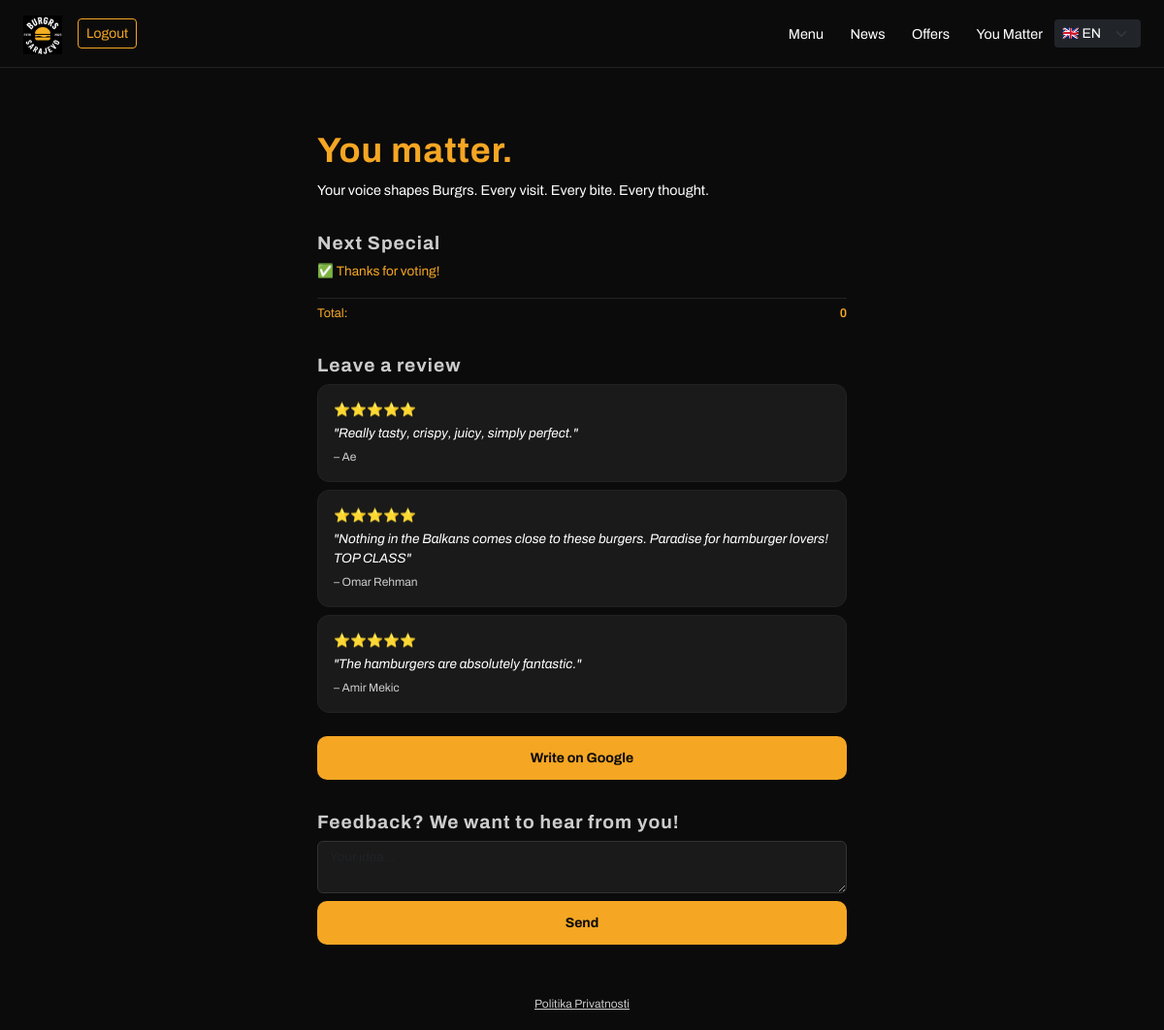
Page /youmatter/ (signed in) on the earlier database version.
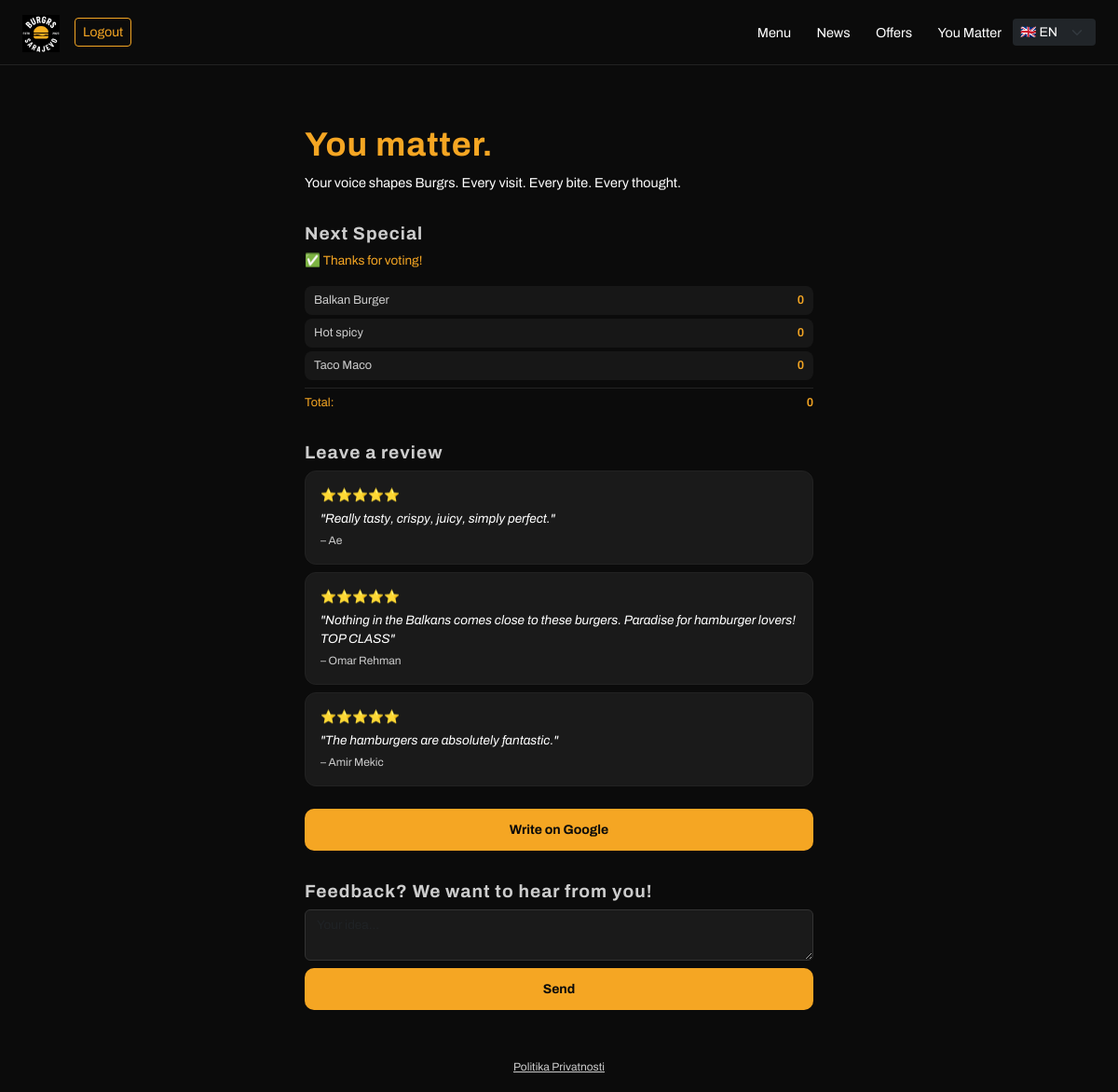
Same page on the later database version.
### meny/models.py (models this page shows, shortened)
class PollAlternativ(models.Model):
    namn = models.CharField(max_length=100)
    aktiv = models.BooleanField(default=True)
    ordning = models.PositiveIntegerField(default=0)
    class Meta:
        verbose_name = "Poll-alternativ"
        verbose_name_plural = "Poll-alternativ"
        ordering = ['ordning']

### meny/views.py (the view)
# urls.py: path('youmatter/', views.youmatter, name='youmatter'),
def youmatter(request):
    google_review_url = "https://tinyurl.com/burgrssarajevo"
    poll_alternativ = PollAlternativ.objects.filter(aktiv=True).order_by('ordning')
    rost_resultat = []
    for alt in poll_alternativ:
        antal = Rost.objects.filter(val=alt.namn).count()
        rost_resultat.append({'namn': alt.namn, 'antal': antal})
    total_rost = sum(r['antal'] for r in rost_resultat)
    har_rostat = False
    if request.user.is_authenticated:
        har_rostat = Rost.objects.filter(user=request.user).exists()
    return render(request, 'meny/youmatter.html', {
        'google_review_url': google_review_url,
        'poll_alternativ': poll_alternativ,
        'rost_resultat': rost_resultat,
        'total_rost': total_rost,
        'har_rostat': har_rostat,
    })

### meny/context_processors.py (called while the page is built)
def banners(request):
    return {'banners': Banner.objects.filter(aktiv=True)}

### meny/templates/meny/youmatter.html (shortened to what this page needs)
{% extends 'meny/base.html' %}
{% load i18n %}
{% block content %}
<div class="row mt-4" style="padding-top: 40px;">
    <div class="col-lg-6 mx-auto">
        <h1 style="color: var(--yellow); font-family: 'Archivo', sans-serif; font-weight: 700; letter-spacing: 1px; font-size: clamp(1.5rem, 3vw, 2.5rem);">{% trans "You matter." %}</h1>
        <p style="color: var(--white); font-size: 0.9rem; margin-bottom: 32px;">{% trans "Your voice shapes Burgrs. Every visit. Every bite. Every thought." %}</p>
        <h2 style="font-size: 1.2rem; color: var(--light-gray);">{% trans "Next Special" %}</h2>
        {% if not user.is_authenticated %}
            <p style="color: var(--light-gray); font-size: 0.8rem;">
                <a href="{% url 'account_login' %}" style="color: var(--yellow);">{% trans "Login" %}</a>
                {% trans "to vote!" %}
            </p>
        {% elif har_rostat %}
            <p style="color: var(--yellow); font-size: 0.85rem;">✅ {% trans "Thanks for voting!" %}</p>
            <div class="mt-2" style="font-size: 0.8rem;">
                {% for resultat in rost_resultat %}
                    <div style="display: flex; justify-content: space-between; align-items: center; margin: 4px 0; padding: 6px 10px; background: rgba(255,255,255,0.05); border-radius: 8px;">
                        <span style="color: var(--light-gray);">{{ resultat.namn }}</span>
                        <span style="color: var(--yellow); font-weight: 600;">{{ resultat.antal }}</span>
                    </div>
                {% endfor %}
                <div style="display: flex; justify-content: space-between; margin-top: 8px; padding-top: 6px; border-top: 1px solid rgba(255,255,255,0.1);">
                    <span style="color: var(--yellow);">{% trans "Total:" %}</span>
                    <span style="color: var(--yellow); font-weight: 600;">{{ total_rost }}</span>
                </div>
            </div>
        {% endif %}
        <h2 style="font-size: 1.2rem; color: var(--light-gray); margin-top: 32px;">{% trans "Leave a review" %}</h2>
        <div class="card p-3 mb-2" style="background: var(--dark-gray); border: 1px solid #222;">
            <p style="color: var(--yellow); margin: 0; font-size: 0.85rem;">⭐⭐⭐⭐⭐</p>
            <p style="color: white; font-style: italic; margin: 4px 0; font-size: 0.85rem;">"Really tasty, crispy, juicy, simply perfect."</p>
            <small style="color: var(--light-gray); font-size: 0.75rem;">– Ae</small>
        </div>
        <div class="card p-3 mb-2" style="background: var(--dark-gray); border: 1px solid #222;">
            <p style="color: var(--yellow); margin: 0; font-size: 0.85rem;">⭐⭐⭐⭐⭐</p>
            <p style="color: white; font-style: italic; margin: 4px 0; font-size: 0.85rem;">"Nothing in the Balkans comes close to these burgers. Paradise for hamburger lovers! TOP CLASS"</p>
            <small style="color: var(--light-gray); font-size: 0.75rem;">– Omar Rehman</small>
        </div>
        <div class="card p-3 mb-2" style="background: var(--dark-gray); border: 1px solid #222;">
            <p style="color: var(--yellow); margin: 0; font-size: 0.85rem;">⭐⭐⭐⭐⭐</p>
            <p style="color: white; font-style: italic; margin: 4px 0; font-size: 0.85rem;">"The hamburgers are absolutely fantastic."</p>
            <small style="color: var(--light-gray); font-size: 0.75rem;">– Amir Mekic</small>
        </div>
        <a href="{{ google_review_url }}" target="_blank" class="btn btn-primary btn-sm w-100 mt-3" style="border-radius: 10px;">{% trans "Write on Google" %}</a>
        <h2 style="font-size: 1.2rem; color: var(--light-gray); margin-top: 32px;">{% trans "Feedback? We want to hear from you!" %}</h2>
        <form method="post" action="https://formspree.io/f/maqkrroz">
            <textarea name="suggestion" class="form-control mb-2" rows="2" placeholder="{% trans 'Your idea...' %}" style="background: var(--dark-gray); color: white; border: 1px solid #333; font-size: 0.85rem;"></textarea>
            <button type="submit" class="btn btn-primary btn-sm w-100" style="border-radius: 10px;">{% trans "Send" %}</button>
        </form>
    </div>
</div>
{% endblock %}

### meny/templates/meny/base.html (shortened to what this page needs)
{% load static %}
{% load i18n %}
<!DOCTYPE html>
<html lang="en">
<head>
    <link href="https://cdn.jsdelivr.net/npm/bootstrap@5.3.0/dist/css/bootstrap.min.css" rel="stylesheet">
</head>
<body>
<nav class="navbar navbar-dark navbar-expand-lg px-4">
    <a class="navbar-brand" href="/">
        <img src="{% static 'images/Burgrs-sarajevo-ny-logga-2.webp' %}" alt="Burgrs" height="40">
    </a>
    <div class="d-flex align-items-center ms-auto">
        {% if not user.is_authenticated %}
            <a href="{% url 'account_login' %}" class="btn btn-warning btn-sm me-2" style="background: var(--yellow); color: var(--black); font-weight: 700;">{% trans "Login for offers" %}</a>
        {% else %}
            <form method="post" action="{% url 'logout' %}" class="me-2 mb-0">
                <button type="submit" class="btn btn-outline-warning btn-sm">{% trans "Logout" %}</button>
            </form>
        {% endif %}
    </div>
    <div class="collapse navbar-collapse" id="navbarNav">
        <div class="ms-auto">
            <a href="{% url 'hem' %}" class="nav-link text-white d-block d-lg-inline-block">{% trans "Menu" %}</a>
            <a href="{% url 'nyheter' %}" class="nav-link text-white d-block d-lg-inline-block">{% trans "News" %}</a>
            <a href="{% url 'erbjudanden' %}" class="nav-link text-white d-block d-lg-inline-block">{% trans "Offers" %}</a>
            <a href="{% url 'youmatter' %}" class="nav-link text-white d-block d-lg-inline-block">{% trans "You Matter" %}</a>
        </div>
    </div>
            <form action="{% url 'set_language' %}" method="post" class="d-inline">
    <select name="language" class="form-select form-select-sm bg-dark text-white border-0" onchange="this.form.submit()" style="width: auto; cursor: pointer;">
    {% get_current_language as CURRENT_LANGUAGE %}
    <option value="en" {% if CURRENT_LANGUAGE == 'en' %}selected{% endif %}>🇬🇧 EN</option>
</select>
</form>
</nav>
    <div class="container mt-4">
        {% block content %}
        {% endblock %}
    </div>
<footer class="text-center mt-5 mb-3">
    <a href="{% url 'privacy' %}" style="color: var(--light-gray); font-size: 0.75rem;">Politika Privatnosti</a>
</footer>
</body>
</html>

### meny/templates/meny/base.html (style rules this page uses)
:root { --black: #0B0B0B; --dark-gray: #1A1A1A; --yellow: #F5A623; --white: #FFFFFF; --light-gray: #CCCCCC; }
body { background: var(--black); color: var(--white); font-family: 'Archivo', sans-serif; }
h1, h2, h3, .navbar-brand { font-family: 'Archivo', sans-serif; font-weight: 700; letter-spacing: 1px; }
.navbar { background: var(--black) !important; border-bottom: 1px solid #222; position: sticky; top: 0; z-index: 1000; }
.navbar-brand { color: var(--yellow) !important; font-size: 1.8rem; }
.btn-primary { background: var(--yellow); border: none; color: var(--black); font-weight: 700; border-radius: 8px; padding: 12px 24px; }
.card { background: var(--dark-gray); border: 1px solid #222; border-radius: 12px; overflow: hidden; transition: transform 0.2s ease, box-shadow 0.2s ease; }
.card p { color: var(--light-gray); }
.btn { transition: all 0.2s ease; }
a { transition: color 0.2s ease; }
.btn-outline-warning { border-color: var(--yellow); color: var(--yellow); transition: all 0.2s ease; cursor: pointer; }
button { cursor: pointer; }
.nav-link { padding: 10px 0; border: none; font-size: 1.1rem; font-weight: 400; }
.navbar-collapse { background: transparent !important; }
@media (min-width: 992px) { .nav-link { padding: 0 12px; font-size: 0.9rem; } }

Differences in the rows shown:
added PollAlternativ: namn "Balkan Burger"
added PollAlternativ: namn "Hot spicy"
added PollAlternativ: namn "Taco Maco"
Other differences:
new list line: "0"
